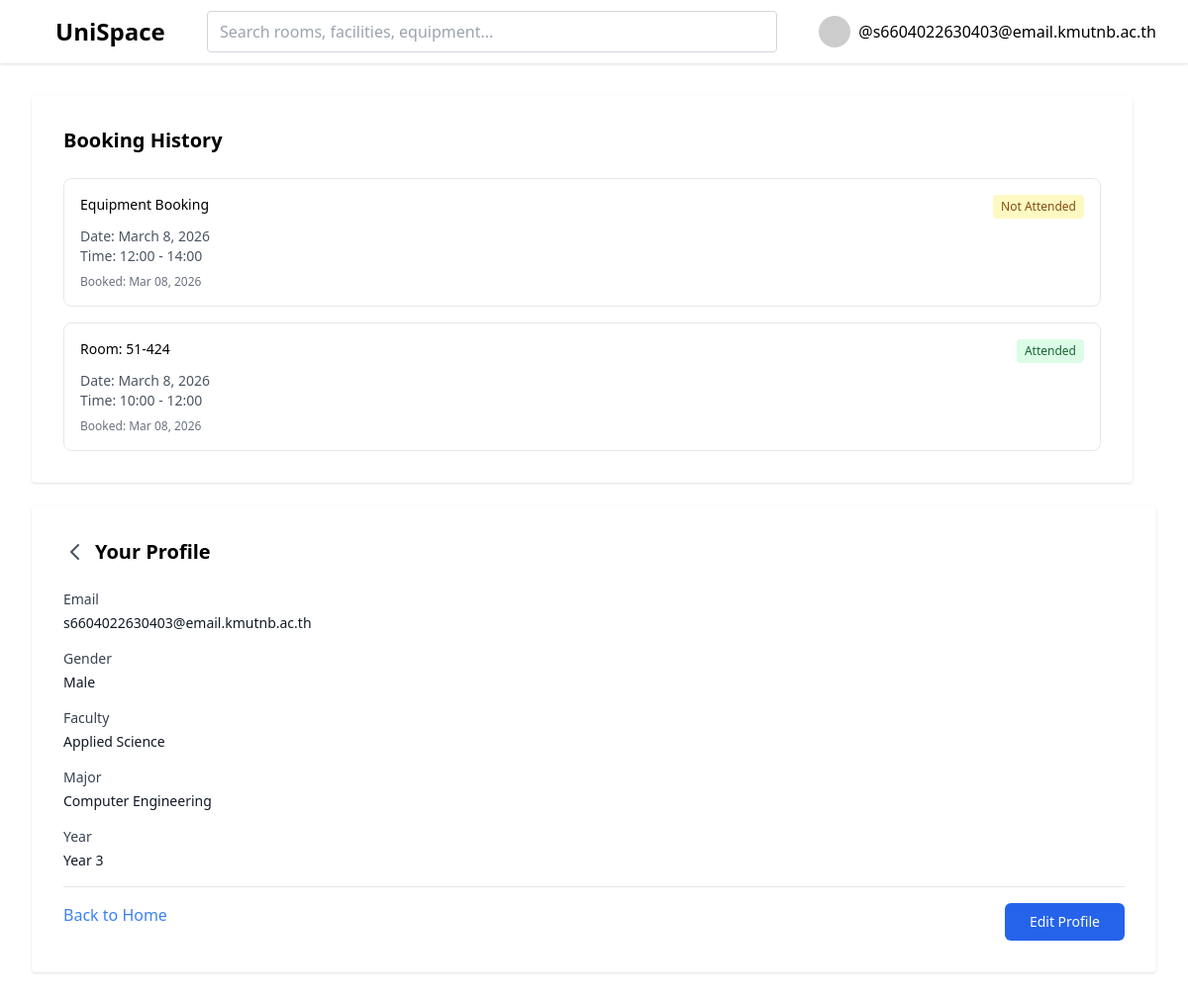
Page /update-user (signed in) on the committed database.
### base/models.py (models this page shows, shortened)
class User(AbstractUser):
    email = models.EmailField(unique=True)
    username = models.CharField(max_length=200,blank=True,null=True)
    USERNAME_FIELD = 'email'
    REQUIRED_FIELDS = ["username"]

class Booking(models.Model):
    student = models.ForeignKey(Student, on_delete=models.CASCADE)
    equipment = models.ManyToManyField(Equipment, through="BookingEquipment" , blank=True)
    room = models.ForeignKey(Room, on_delete=models.CASCADE,null=True, blank=True)
    facility = models.ForeignKey(Facility, on_delete=models.CASCADE,null=True, blank=True)
    usage_date = models.DateField()
    start_time = models.TimeField()
    end_time = models.TimeField()
    created_at = models.DateTimeField(auto_now_add=True)
    updated_at = models.DateTimeField(auto_now=True)
    participants = models.ManyToManyField(Student,related_name="participants",blank=True)
    is_attended = models.BooleanField(default=False)

class Room(models.Model):
    room_number = models.CharField(max_length=10,unique=True)
    capacity = models.IntegerField()

class Student(models.Model):
    GENDER_CHOICES = [
        ("M", "Male"),
        ("F", "Female"),
    ]
    YEAR_CHOICES = [
        (1, "Year 1"),
        (2, "Year 2"),
        (3, "Year 3"),
        (4, "Year 4"),
    ]
    FACULTY_CHOICES = [
        ("Engineering", "Engineering"),
        ("Applied Science", "Applied Science"),
        ("Applied Arts", "Applied Arts"),
        ("Architecture and Design", "Architecture and Design"),
    ]
    MAJOR_CHOICES = [
        ("Computer Engineering", "Computer Engineering"),
        ("Mechanical Engineering", "Mechanical Engineering"),
        ("Electrical Engineering Technology", "Electrical Engineering Technology"),
        ("Computer Science", "Computer Science"),
        ("English for Business and Industry Communication", "English for Business and Industry Communication"),
        ("Humanities", "Humanities"),
        ("Architecture", "Architecture"),
    ]
    user = models.OneToOneField(User, on_delete=models.CASCADE)
    gender = models.CharField(max_length=50, choices=GENDER_CHOICES)
    faculty = models.CharField(max_length=200, choices=FACULTY_CHOICES)
    major = models.CharField(max_length=200, choices=MAJOR_CHOICES)
    year = models.IntegerField(choices=YEAR_CHOICES)

### base/views.py (the view)
# urls.py: path("update-user", views.updateUser, name="update-user"),
@login_required(login_url="login")
def updateUser(request):
    try:
        student = Student.objects.get(user=request.user)
    except Student.DoesNotExist:
        messages.error(request, "You must complete your student profile first.")
        return redirect('home')
    bookings = Booking.objects.filter(student=student).order_by('-created_at')
    if request.method == "POST":
        form = StudentForm(request.POST, instance=student)
        if form.is_valid():
            form.save()
            messages.success(request, "Profile updated successfully.")
            return redirect('update-user')
    else:
        form = StudentForm(instance=student)
    context = {'student': student, 'form': form, 'editing': request.GET.get('edit') == '1', 'bookings': bookings}
    return render(request, 'update-user.html', context)

### base/forms.py
class StudentForm(ModelForm):
    class Meta:
        model = Student
        fields = ["gender", "faculty", "major", "year"]

### base/templates/update-user.html (shortened to what this page needs)
{% extends 'main.html' %}
{% block content %}
<main class="grid grid-cols-1 md:grid-cols-2 gap-6 p-8 max-w-7xl mx-auto">
    <div class="col-span-2 bg-white p-8 rounded shadow">
        <h2 class="text-xl font-semibold mb-6">Booking History</h2>
        {% if bookings %}
            <div class="space-y-4 max-h-96 overflow-y-auto">
                {% for booking in bookings %}
                <div class="border border-gray-200 rounded-lg p-4">
                    <div class="flex justify-between items-start mb-2">
                        <div>
                            {% if booking.room %}
                                <p class="font-medium text-sm">Room: {{ booking.room.room_number }}</p>
                            {% elif booking.facility %}
                                <p class="font-medium text-sm">Facility: {{ booking.facility.facility_name }}</p>
                            {% else %}
                                <p class="font-medium text-sm">Equipment Booking</p>
                            {% endif %}
                        </div>
                        <span class="text-xs px-2 py-1 rounded {% if booking.is_attended %}bg-green-100 text-green-800{% else %}bg-yellow-100 text-yellow-800{% endif %}">
                            {% if booking.is_attended %}Attended{% else %}Not Attended{% endif %}
                        </span>
                    </div>
                    <p class="text-sm text-gray-600">Date: {{ booking.usage_date }}</p>
                    <p class="text-sm text-gray-600">Time: {{ booking.start_time|time:"H:i" }} - {{ booking.end_time|time:"H:i" }}</p>
                    <p class="text-xs text-gray-500 mt-2">Booked: {{ booking.created_at|date:"M d, Y" }}</p>
                </div>
                {% endfor %}
            </div>
        {% else %}
            <p class="text-gray-600 text-sm">No booking history</p>
        {% endif %}
    </div>
    <div class="col-span-3 bg-white p-8 rounded shadow">
        <div class="flex items-center space-x-2 mb-6">
            <a href="{% url 'home' %}" class="text-gray-600 hover:text-gray-900">
                <svg xmlns="http://www.w3.org/2000/svg" class="h-6 w-6" fill="none" viewBox="0 0 24 24" stroke="currentColor">
                    <path stroke-linecap="round" stroke-linejoin="round" stroke-width="2" d="M15 19l-7-7 7-7" />
                </svg>
            </a>
            <h2 class="text-xl font-semibold">Your Profile</h2>
        </div>
        {% if not editing %}
        <div class="space-y-4">
            <div>
                <label class="block text-sm font-medium text-gray-700">Email</label>
                <p class="mt-1 text-sm text-gray-900">{{ student.user.email }}</p>
            </div>
            <div>
                <label class="block text-sm font-medium text-gray-700">Gender</label>
                <p class="mt-1 text-sm text-gray-900">{{ student.get_gender_display }}</p>
            </div>
            <div>
                <label class="block text-sm font-medium text-gray-700">Faculty</label>
                <p class="mt-1 text-sm text-gray-900">{{ student.faculty }}</p>
            </div>
            <div>
                <label class="block text-sm font-medium text-gray-700">Major</label>
                <p class="mt-1 text-sm text-gray-900">{{ student.major }}</p>
            </div>
            <div>
                <label class="block text-sm font-medium text-gray-700">Year</label>
                <p class="mt-1 text-sm text-gray-900">{{ student.get_year_display }}</p>
            </div>
            <div class="flex justify-between pt-4 border-t">
                <a href="{% url 'home' %}" class="text-blue-500 hover:underline">Back to Home</a>
                <a href="?edit=1" class="px-6 py-2 border border-transparent text-sm font-medium rounded-md text-white bg-blue-600 hover:bg-blue-700 focus:outline-none focus:ring-2 focus:ring-offset-2 focus:ring-blue-500">
                    Edit Profile
                </a>
            </div>
        </div>
        {% endif %}
    </div>
</main>
{% endblock %}

### templates/navbar.html (shortened to what this page needs)
{% load static %}
<header class="bg-white shadow">
    <div class="max-w-8xl mx-auto px-4 sm:px-6 lg:px-8">
        <div class="flex items-center justify-between h-16">
            <div class="flex-shrink-0">
                <a href="{% url 'home' %}" class="text-2xl font-bold ml-6">
                UniSpace
                </a>
            </div>
            <div class="flex-1 flex justify-center px-8">
                <div class="w-full max-w-xl">
                    <form method="GET" action="{% url 'home' %}">
                        <input
                        name="q"
                        value="{{ request.GET.q }}"
                        placeholder="Search rooms, facilities, equipment..."
                        class="w-full border border-gray-300 rounded px-3 py-2 focus:outline-none focus:ring-2 focus:ring-blue-400"
                        />
                    </form>
                </div>
            </div>
            <div class="flex items-center">
                {% if request.user.is_authenticated %}
                <div class="relative group">
                    <button class="flex items-center space-x-2 hover:text-blue-500">
                        <img
                        src="https://randomuser.me/api/portraits/men/37.jpg"
                        class="h-8 w-8 rounded-full"
                        />
                        <span class="font-medium">@{{ request.user.email }}</span>
                    </button>
                </div>
                {% else %}
                <a href="{% url 'login' %}" class="text-blue-500 font-medium">Login</a>
                {% endif %}
        </div>
    </div>
  </div>
</header>

### rows in the picture
User: user.email "s6604022630403@email.kmutnb.ac.th"
Booking: shows "Equipment Booking", is_attended "Not Attended", usage_date "March 8, 2026", start_time "12:00", end_time "14:00", created_at "Mar 08, 2026"
Booking: room.room_number "51-424", is_attended "Attended", usage_date "March 8, 2026", start_time "10:00", end_time "12:00", created_at "Mar 08, 2026"
Student: user.email "s6604022630403@email.kmutnb.ac.th", gender "Male", faculty "Applied Science", major "Computer Engineering", year "Year 3"
